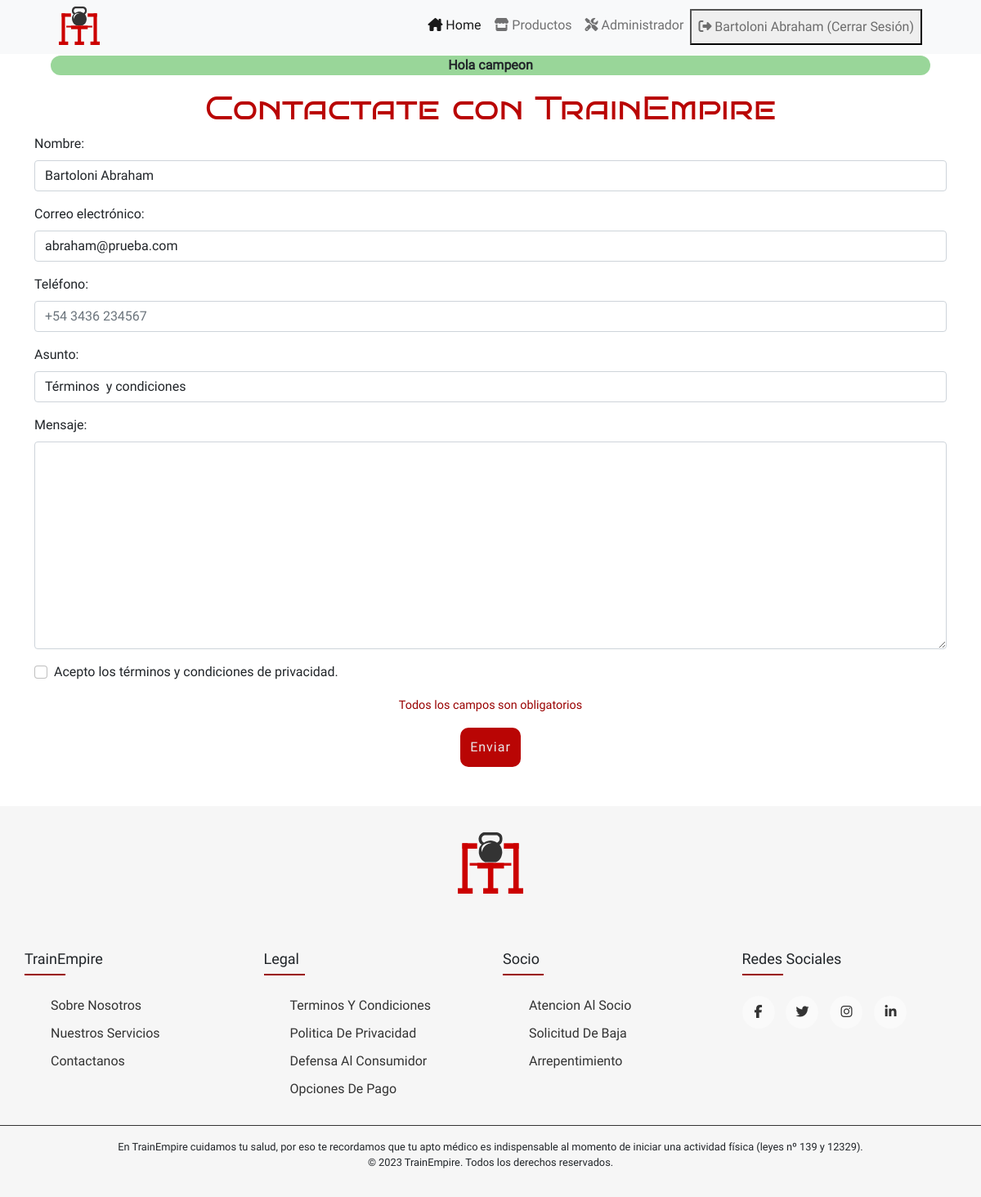
/sitio/index.php?s=contacto&c=tyc (signed in), run on the app's committed database.
### tables this page shows
CREATE TABLE `usuarios` (
  `id_usuarios` int(10) UNSIGNED NOT NULL,
  `roles_fk` int(10) UNSIGNED NOT NULL,
  `email` varchar(255) NOT NULL,
  `password` varchar(255) NOT NULL,
  `username` varchar(45) DEFAULT NULL,
  `imagen` varchar(255) DEFAULT NULL
);

### sitio/bootstrap/autoload.php (called while the page is built, shortened)
<?php
spl_autoload_register(function($nombreDeLaClase){
    $nombreDeLaClase = str_replace('\\', '/', $nombreDeLaClase);
    $rutaDeLaClase = __DIR__ . '/../clases/'. $nombreDeLaClase.'.php';
    $rutaDeLaClaseModelos = __DIR__ . '/../clases/modelos/'. $nombreDeLaClase.'.php';
    $rutaDeLaClaseAutenticacion = __DIR__ . '/../clases/autenticacion/'. $nombreDeLaClase.'.php';
});

### sitio/clases/autenticacion/Autenticacion.php (called while the page is built, shortened)
<?php
  require_once __DIR__ . '/../../bootstrap/autoload.php';
class Autenticacion{
    public function estaAutenticado():bool{
        return isset($_SESSION['id_usuarios']);
    }
    public function getUsuario(): ?Usuario{
        return (new Usuario)->porId($_SESSION['id_usuarios']);
    }
}

### sitio/clases/modelos/Modelo.php (called while the page is built, shortened)
<?php
require_once __DIR__ . '/../../bootstrap/autoload.php';
class Modelo{
    protected string $tabla = "";
    protected string $clavePrimaria = "";
    public function porId(int $id): ?static {
        $bd = BD::getConexion();
        $query = "SELECT * FROM " . $this->tabla . "
        WHERE " . $this->clavePrimaria . " = ?";
        $stmt = $bd->prepare($query);
        $stmt->execute([$id]);
        $stmt->setFetchMode(PDO::FETCH_CLASS, static::class);
        $instancia = $stmt->fetch();
        return $instancia;
    }
}

### sitio/clases/modelos/Usuario.php (called while the page is built, shortened)
<?php
class Usuario extends Modelo{
    private int $roles_fk;
    private string $email;
    private ?string $username;
    public function getRolFk(): int
    {
        return $this->roles_fk;
    }
    public function getEmail(): string
    {
        return $this->email;
    }
    public function getUsername(): ?string
    {
        return $this->username;
    }
}

### sitio/index.php (the view, shortened to what this page needs)
<?php
require_once __DIR__ . '/bootstrap/autoload.php';
  $vista = $_GET['s'] ?? 'home';
  $autenticacion = new Autenticacion();
?>
<!DOCTYPE html>
<html lang="es">
<head>
    <link rel="stylesheet" href="estilos.css">
    <link rel="stylesheet" href="css/bootstrap.min.css">
    <link rel="stylesheet" type="text/css" href="https://cdnjs.cloudflare.com/ajax/libs/font-awesome/5.15.1/css/all.min.css">
</head>
<body>
  <nav class="navbar navbar-expand-lg navbar-light bg-light">
    <div class="container-fluid">
      <span>TrainEmpire</span>
      <div class="collapse navbar-collapse" id="navbarNav">
        <ul class="navbar-nav ms-auto">
          <li class="nav-item">
            <a class="nav-link active" aria-current="page" href="index.php?s=home"><i class="fa-solid fa-house-chimney"></i> Home</a>
          </li>
          <li class="nav-item">
            <a class="nav-link" href="index.php?s=productos"><i class="fa-solid fa-store"></i> Productos</a>
          </li>
          <?php if($autenticacion->estaAutenticado()):?>
            <?php if($autenticacion->getUsuario()->getRolFk() === 3):?>
              <li class="nav-item">
                <a class="nav-link" href="index.php?s=carrito"><i class="fa-solid fa-cart-shopping"></i> Carrito</a>
              </li>
            <?php else:?>
              <li class="nav-item">
                <a class="nav-link" href="admin/index.php?s=dashboard"><i class="fa-solid fa-screwdriver-wrench"></i> Administrador</a>
              </li>
            <?php endif;?>
            <?php if($autenticacion->getUsuario()->getRolFk() === 2):?>
              <li class="nav-item">
                <a class="nav-link" href="index.php?s=perfil">               <i class="fa-solid fa-address-card"></i> Tu perfil</a>
              </li>
            <?php endif;?>
            <li class="nav-item">
              <form action="acciones/cerrar-sesion.php" method="post">
                <button type="submit" class="nav-link"><i class="fa-solid fa-right-from-bracket"></i> <?= $autenticacion->getUsuario()->getUsername()?$autenticacion->getUsuario()->getUsername():$autenticacion->getUsuario()->getEmail();?> (Cerrar Sesión)</button>
              </form>
            </li>
          <?php else:?>
            <li class="nav-item">
              <a class="nav-link" href="index.php?s=login"><i class="fa-solid fa-right-to-bracket"></i> Iniciar sesion</a>
            </li>
          <?php endif;?>
        </ul>
      </div>
    </div>
  </nav>
  <main class="container">
  <?php
        if(isset($_SESSION['mensajeExito'])):
        ?>
        <div class="msg-exito mb-3"><?= $_SESSION['mensajeExito']; ?></div>
        <?php
        endif;
        ?>
        <?php
        require_once __DIR__ . '/secciones/' . $vista . '.php';
        ?>
  </main>
  <footer class="footer">
    <h2 class="logo">TrainEmpire</h2>
     <div class="contenedor">
      <div class="footer-row">
        <div class="footer-col">
          <h3>TrainEmpire</h3>
          <ul>
            <li><a href="#">Sobre nosotros</a></li>
            <li><a href="#">Nuestros servicios</a></li>
            <li><a href="index.php?s=contacto">Contactanos</a></li>
          </ul>
        </div>
        <div class="footer-col">
          <h3>Legal</h3>
          <ul>
            <li><a href="index.php?s=contacto&c=tyc">Terminos y condiciones</a></li>
            <li><a href="#">Politica de privacidad</a></li>
            <li><a href="index.php?s=contacto&c=dac">Defensa al consumidor</a></li>
            <li><a href="#">Opciones de pago</a></li>
          </ul>
        </div>
        <div class="footer-col">
          <h3>Socio</h3>
          <ul>
            <li><a href="#">Atencion al socio</a></li>
            <li><a href="#">Solicitud de baja</a></li>
            <li><a href="#">Arrepentimiento</a></li>
          </ul>
        </div>
        <div class="footer-col">
          <h3>Redes sociales</h3>
          <div class="social-links">
            <a href="https://www.facebook.com" target="_blank"><i class="fab fa-facebook-f"></i></a>
            <a  href="https://www.twitter.com" target="_blank"><i class="fab fa-twitter"></i></a>
            <a  href="https://www.instagram.com" target="_blank"><i class="fab fa-instagram"></i></a>
            <a  href="https://www.linkedin.com" target="_blank"><i class="fab fa-linkedin-in"></i></a>
          </div>
        </div>
      </div>
     </div>
     <div>
      <p>
        En TrainEmpire cuidamos tu salud, por eso te recordamos que tu apto médico es indispensable al momento de iniciar una actividad física (leyes nº 139 y 12329).
      </p>
      <p>
      &copy; 2023 TrainEmpire. Todos los derechos reservados.
      </p>
    </div>
  </footer>
</body>
</html>

### sitio/secciones/contacto.php (shortened to what this page needs)
<?php
$asunto = $_GET['c']??'';
$autenticacion = (new Autenticacion);
if ($autenticacion->estaAutenticado()) {
  $usuario = $autenticacion->getUsuario();
}else{
  $usuario = false;
}
if ($asunto === 'tyc') {
  $asunto = 'Términos  y condiciones';
}elseif ($asunto === 'dac') {
  $asunto = 'Defensa al consumidor';
}
?>
<section>
<h1>Contactate con TrainEmpire</h1>
<form action="index.php" method="post" class="row g-3">
  <div class="col-md-12">
    <label class="form-label" for="nombre">Nombre:</label>
    <input type="text"
            id="nombre"
            name="nombre"
            placeholder="Ejemplo: Juan Pérez"
            class="form-control"
            required
            value="<?=$usuario ? ($usuario->getUsername() ? $usuario->getUsername() : '') : '';?>">
  </div>
  <div class="col-md-12">
    <label class="form-label" for="email">Correo electrónico:</label>
    <input type="email"
            id="email"
            name="email"
            placeholder="Ejemplo: ejemplo@dominio.com"
            class="form-control"
            required
            value="<?=$usuario ? ($usuario->getEmail() ? $usuario->getEmail() : '') : '';?>">
  </div>
  <div class="col-md-12">
    <label class="form-label" for="telefono">Teléfono:</label>
    <input type="tel" id="telefono" name="telefono" placeholder="+54 3436 234567" class="form-control" required>
  </div>
  <div class="col-md-12">
    <label for="asunto" class="form-label">Asunto:</label>
    <input type="text"
            class="form-control"
            require
            id="asunto"
            name="asunto"
            placeholder="Ejemplo: Consulta sobre planificaciones"
            value="<?=$asunto; ?>">
  </div>
  <div class="col-md-12">
    <label for="mensaje" class="form-label">Mensaje:</label>
    <textarea name="mensaje" id="mensaje" cols="30" rows="10" class="form-control"></textarea>
  </div>
  <div class="col-md-12">
    <div class="form-check">
      <input class="form-check-input" type="checkbox" value="1" id="privacidad" name="privacidad" required>
      <label class="form-check-label" for="privacidad">
        Acepto los términos y condiciones de privacidad.
      </label>
    </div>
  </div>
  <div class="col-md-12 text-center">
    <p class="opcional">Todos los campos son obligatorios</p>
    <button type="submit" class="btn-contacto">Enviar</button>
  </div>
</form>
</section>

### sitio/estilos.css (style rules this page uses)
:root { --color-primario: #e8e8e8; --color-primario2: #f6f6f6; --color-secundario: #990100; --color-secundario2:#b90504; --color-terciario: #333333; --tamano-fuente-grande: 4rem; --tamano-fuente-media: 1.5rem; --tamano-fuente-chica: 1rem; }
* { margin: 0; padding: 0; font-family: 'Roboto-Regular',Arial, Helvetica, sans-serif; scroll-behavior: smooth; -webkit-box-sizing: border-box; box-sizing: border-box; }
body { background-color: var(--color-primario); color: var(--color-terciario); }
body { overflow: hidden; }
body { overflow: auto; }
main { min-height: 43vh; }
nav span { margin-left: 5vw; display: block; height: 50px; width: 50px; background-image: url('assets/tp1_logo.svg'); background-repeat: no-repeat; text-indent: -9999em; }
nav ul { margin-right: 5vw ; }
.btn-contacto { border: 2px solid rgba(255,255,255,0.0); display: inline; color: var(--color-primario); padding: 10px; background-color: var(--color-secundario2); -webkit-border-radius: 10px; border-radius: 10px; margin-bottom: 4vh; text-decoration: none; letter-spacing: 1px; transition: all .5s; }
h1 { text-align: center; color: var(--color-secundario2); font-weight: bolder; font-family: 'Bruno Ace SC',Arial, Helvetica, sans-serif; }
h2 { font-size: var(--tamano-fuente-media); text-align: center; }
.opcional { font-size: .9em; color: #990100; }
.contenedor { max-width: 1170px; margin:auto; }
.footer-row { display: flex; flex-wrap: wrap; }
ul { list-style: none; }
.footer { background-color: var(--color-primario2); padding: 2em 0; margin-top: 1em; }
.footer-col { width: 25%; padding: 0 15px; }
.footer-col h3 { font-size: 18px; text-transform: capitalize; margin-bottom: 35px; font-weight: 500; position: relative; }
.footer-col h3::before { content: ''; position: absolute; left:0; bottom: -10px; background-color: var(--color-secundario); height: 2px; box-sizing: border-box; width: 50px; }
.footer-col ul li:not(:last-child) { margin-bottom: 10px; }
.footer-col ul li a { font-size: 16px; text-transform: capitalize; text-decoration: none; font-weight: 300; color: var(--color-terciario); display: block; transition: all 0.3s ease; }
.footer-col .social-links a { display: inline-block; height: 40px; width: 40px; background-color: rgba(255,255,255,0.4); margin:0 10px 10px 0; text-align: center; line-height: 40px; border-radius: 50%; color: var(--color-terciario); transition: all 0.5s ease; }
.logo { display: block; height: 80px; width: 80px; background-image: url('assets/tp1_logo.svg'); background-repeat: no-repeat; text-indent: -9999em; margin: 0 auto 2em; }
footer>div:last-of-type { border-top: 1px solid var(--color-terciario); padding-top: 2vh; margin-top: 2vh; }
footer>div:last-of-type p { margin: auto; text-align: center; font-size: .8em; }
.msg-error,.msg-exito { font-weight: bolder; text-align: center; border-radius: 25px; margin: 2px 20px; }
.msg-exito { background: #00990166; }

### data on the page
usuarios: username "Bartoloni Abraham", nombre "Bartoloni Abraham", email "abraham@prueba.com"

### other printed values
$_SESSION['mensajeExito'] "Hola campeon"
